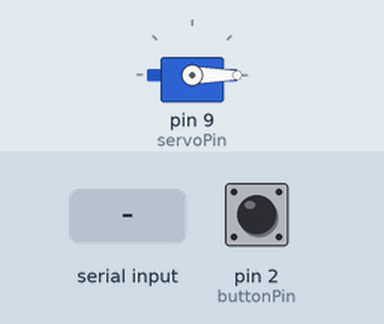
This sketch was run on a simulated Arduino Uno, built with avr-gcc and run on an emulated ATmega328P. On the bench: servo. The inputs (shaded band) are chosen by the test bench; at power-on: pin 2 (buttonPin) HIGH. What the sketch prints to the serial monitor is not drawn.

Above: at 1.2 s.
1.3 s: pin 2 (buttonPin) pulled LOW for 0.15 s
At 1.42 s:
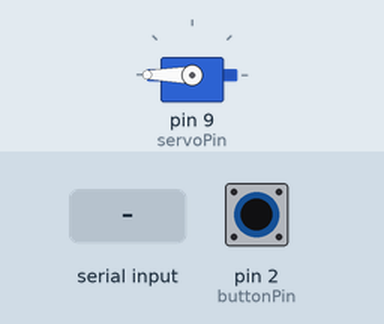
2.9 s: pin 2 (buttonPin) pulled LOW for 3.2 s
At 7.0 s:
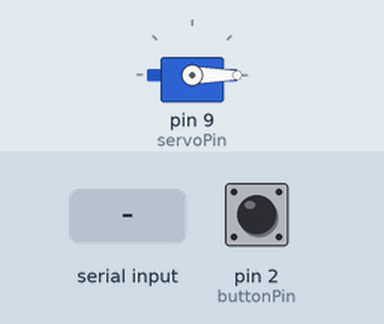
7.6 s: "2" received over Serial
At 8.7 s:
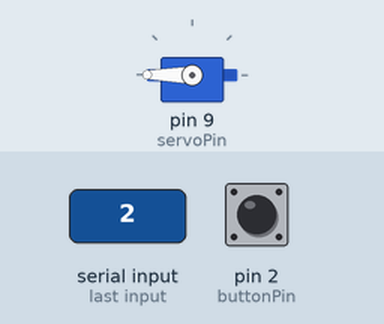
Timing chart, 0 to 10.6 s (numbered marks = the images above; inputs shaded):
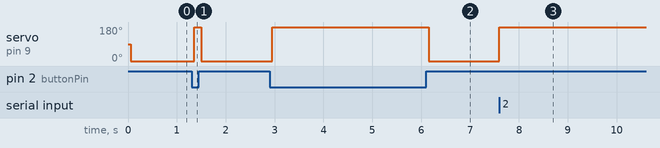

Measured:
- after the input at 1.3 s, servo on pin 9 (servoPin): 0° → 180° after 0.05 s, → 0° 0.15 s later
- after the input at 2.9 s, servo on pin 9 (servoPin): 0° → 180° after 0.05 s, → 0° 3.2 s later
- after the input at 7.6 s, servo on pin 9 (servoPin): 0° → 180° at once

The sketch:

PetFeeder.ino
```cpp
#include <Servo.h>
#define second 1000
#define minute 60000
#define hour 3600000

Servo servo;

int servoPin = 9;
const int  buttonPin = 2;
char command;
int buttonState;         // current state of the button
int lastButtonState = LOW;     // previous state of the button
int debounce_delay = 50;
int lastFlickerableState = LOW;
unsigned long lastDebounceTime = 0;
unsigned long lastFeeding = 0;

void setup() {

  Serial.begin(9600);
  Serial.println("You're connected via Bluetooth");
  servo.attach(servoPin);
  pinMode(buttonPin, INPUT_PULLUP);

}

void loop() {

  if (Serial.available()) {
    bluetoothController();
  }
  buttonState = digitalRead(buttonPin);

  if (buttonState != lastFlickerableState) {
    lastDebounceTime = millis();
    lastFlickerableState = buttonState;
  }
  if ((millis() - lastDebounceTime) > debounce_delay) {
    if (lastButtonState == HIGH && buttonState == LOW) {
      lastFeeding = millis();
      servo.write(180);
    }
    else if (lastButtonState == LOW && buttonState == HIGH)
      servo.write(0);

    lastButtonState = buttonState;
  }

  if (millis() - lastFeeding > 2 * hour)
    dispense();
}
void bluetoothController() {
  servo.attach(servoPin);
  command = (Serial.read());
  if (command == '1') {
    lastFeeding = millis();
    servo.write(0);
    delay(1000);
  }
  else if (command == '2') {
    servo.write(180);
    delay(1000);
  }
}

void dispense() {
  lastFeeding=millis();
  servo.write(180);
  delay(1000);
  servo.write(0);
  delay(1000);
}
```
